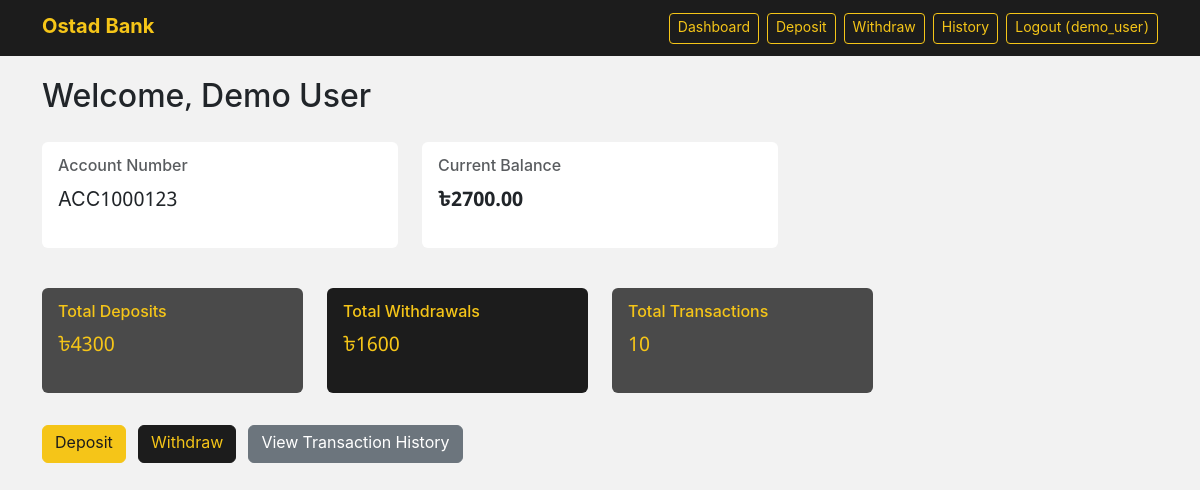
The page / (signed in) on the database its author committed.
### bank/models.py (models this page shows, shortened)
class BankAccount(models.Model):
    user = models.OneToOneField(User, on_delete=models.CASCADE)
    account_holder_name = models.CharField(max_length=100)
    account_number = models.CharField(max_length=20, unique=True)
    balance = models.DecimalField(max_digits=12, decimal_places=2, default=0)
    created_at = models.DateTimeField(auto_now_add=True)

### bank/views.py (the view)
# urls.py: path('', views.dashboard, name='dashboard'),
@login_required
def dashboard(request):
    account = BankAccount.objects.filter(user=request.user).first()
    if not account:
        return redirect('create_account')
    deposits = account.transactions.filter(transaction_type=Transaction.DEPOSIT).aggregate(total=Sum('amount'))
    withdrawals = account.transactions.filter(transaction_type=Transaction.WITHDRAWAL).aggregate(total=Sum('amount'))
    total_transactions = account.transactions.aggregate(count=Count('id'))
    context = {
        'account': account,
        'total_deposits': deposits['total'] or 0,
        'total_withdrawals': withdrawals['total'] or 0,
        'total_transactions': total_transactions['count'] or 0,
    }
    return render(request, 'bank/dashboard.html', context)

### bank/templates/bank/dashboard.html (shortened to what this page needs)
{% extends 'bank/base.html' %}
{% block content %}
<h2 class="mb-4">Welcome, {{ account.account_holder_name }}</h2>
<div class="row mb-4">
    <div class="col-md-4">
        <div class="card mb-3">
            <div class="card-body">
                <h6 class="card-title text-muted">Account Number</h6>
                <p class="fs-5">{{ account.account_number }}</p>
            </div>
        </div>
    </div>
    <div class="col-md-4">
        <div class="card mb-3">
            <div class="card-body">
                <h6 class="card-title text-muted">Current Balance</h6>
                <p class="fs-5 fw-bold">৳{{ account.balance }}</p>
            </div>
        </div>
    </div>
</div>
<div class="row">
    <div class="col-md-3">
        <div class="card text-white bg-success mb-3">
            <div class="card-body">
                <h6 class="card-title">Total Deposits</h6>
                <p class="fs-5">৳{{ total_deposits }}</p>
            </div>
        </div>
    </div>
    <div class="col-md-3">
        <div class="card text-white bg-danger mb-3">
            <div class="card-body">
                <h6 class="card-title">Total Withdrawals</h6>
                <p class="fs-5">৳{{ total_withdrawals }}</p>
            </div>
        </div>
    </div>
    <div class="col-md-3">
        <div class="card text-white bg-info mb-3">
            <div class="card-body">
                <h6 class="card-title">Total Transactions</h6>
                <p class="fs-5">{{ total_transactions }}</p>
            </div>
        </div>
    </div>
</div>
<div class="mt-3">
    <a href="{% url 'deposit' %}" class="btn btn-success me-2">Deposit</a>
    <a href="{% url 'withdraw' %}" class="btn btn-danger me-2">Withdraw</a>
    <a href="{% url 'transaction_history' %}" class="btn btn-secondary">View Transaction History</a>
</div>
{% endblock %}

### bank/templates/bank/base.html (shortened to what this page needs)
<!DOCTYPE html>
{% load static %}
<html lang="en">
<head>
    <link href="https://cdn.jsdelivr.net/npm/bootstrap@5.3.3/dist/css/bootstrap.min.css" rel="stylesheet">
    <link href="{% static 'bank/custom.css' %}" rel="stylesheet">
</head>
<body>
    <nav class="navbar navbar-expand-lg navbar-dark bg-dark mb-4">
        <div class="container">
            <a class="navbar-brand" href="{% url 'dashboard' %}">Ostad Bank</a>
            {% if user.is_authenticated %}
            <div class="d-flex">
                <a class="btn btn-outline-light btn-sm me-2" href="{% url 'dashboard' %}">Dashboard</a>
                <a class="btn btn-outline-light btn-sm me-2" href="{% url 'deposit' %}">Deposit</a>
                <a class="btn btn-outline-light btn-sm me-2" href="{% url 'withdraw' %}">Withdraw</a>
                <a class="btn btn-outline-light btn-sm me-2" href="{% url 'transaction_history' %}">History</a>
                <a class="btn btn-outline-light btn-sm" href="{% url 'logout' %}">Logout ({{ user.username }})</a>
            </div>
            {% endif %}
        </div>
    </nav>
    <div class="container">
        {% block content %}{% endblock %}
    </div>
</body>
</html>

### bank/static/bank/custom.css (style rules this page uses)
:root { --ob-black: #1c1c1c; --ob-yellow: #f5c518; --ob-yellow-dark: #d9ac00; --ob-grey-light: #f2f2f2; --ob-grey-dark: #4a4a4a; }
body { background-color: var(--ob-grey-light); font-family: "Noto Sans Bengali", "Nirmala UI", "Vrinda", -apple-system, "Segoe UI", Roboto, Arial, sans-serif; }
.navbar { background-color: var(--ob-black) !important; }
.navbar-brand { color: var(--ob-yellow) !important; font-weight: bold; }
.navbar .btn-outline-light { color: var(--ob-yellow) !important; border-color: var(--ob-yellow) !important; }
.btn-success { background-color: var(--ob-yellow) !important; border-color: var(--ob-yellow) !important; color: var(--ob-black) !important; }
.btn-danger { background-color: var(--ob-black) !important; border-color: var(--ob-black) !important; color: var(--ob-yellow) !important; }
.card { border: none; background-color: #fff; }
.card.bg-success, .card.bg-info { background-color: var(--ob-grey-dark) !important; color: var(--ob-yellow) !important; }
.card.bg-danger { background-color: var(--ob-black) !important; color: var(--ob-yellow) !important; }

### rows shown on the page
BankAccount: account_holder_name "Demo User", account_number "ACC1000123", balance "2700.00"

### other values the page prints
{{ user.username }} "demo_user"
{{ total_deposits }} "4300"
{{ total_withdrawals }} "1600"
{{ total_transactions }} "10"
